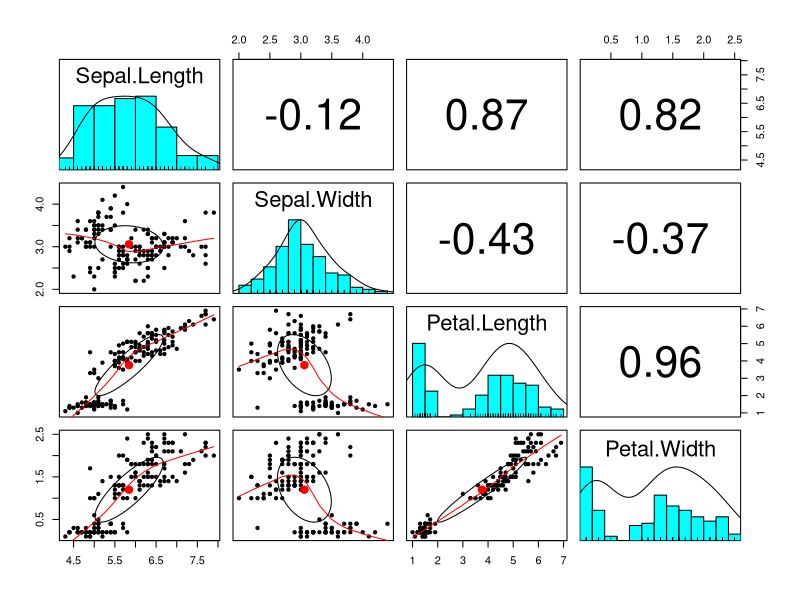
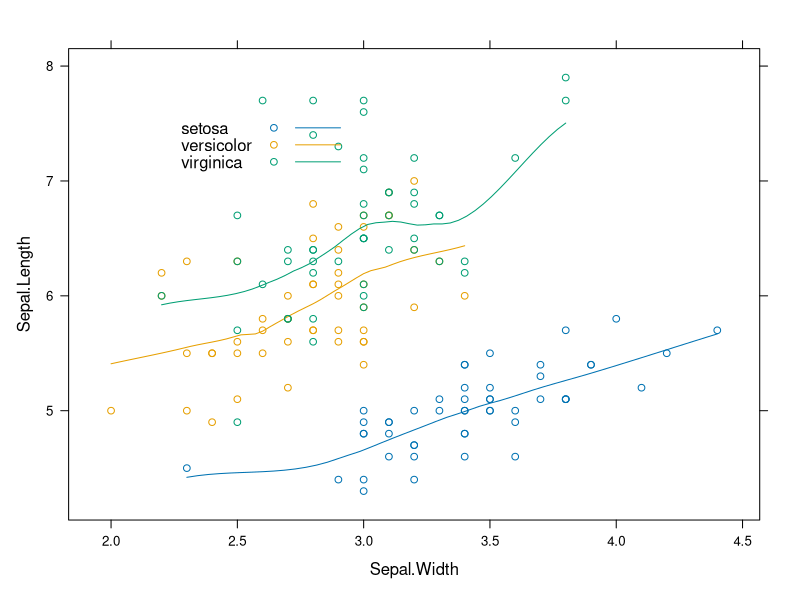
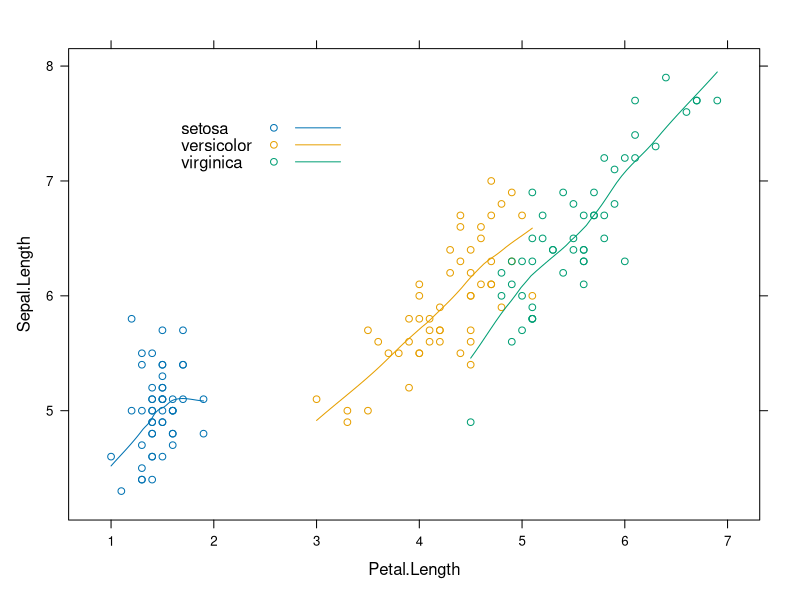
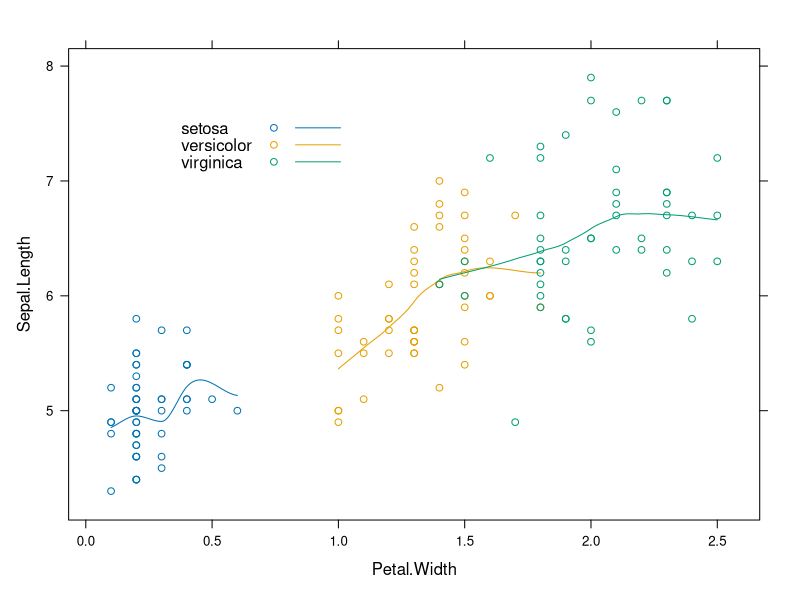
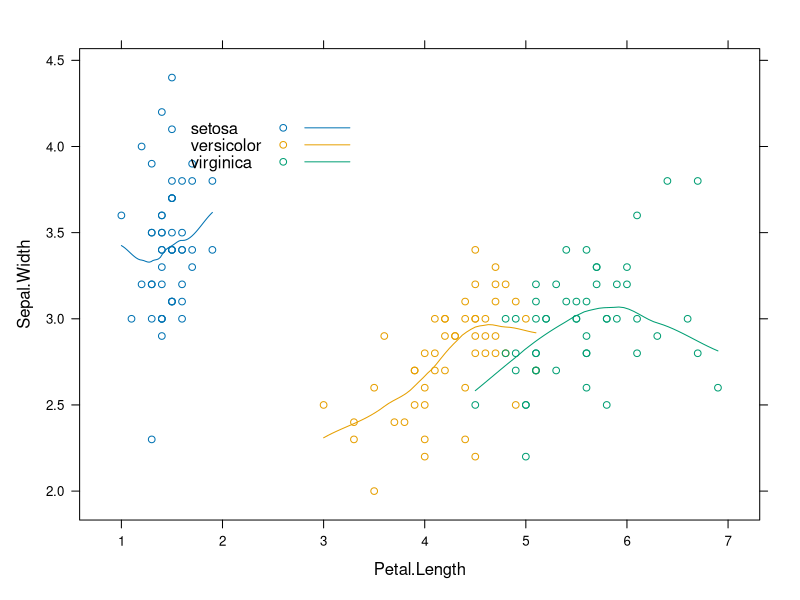
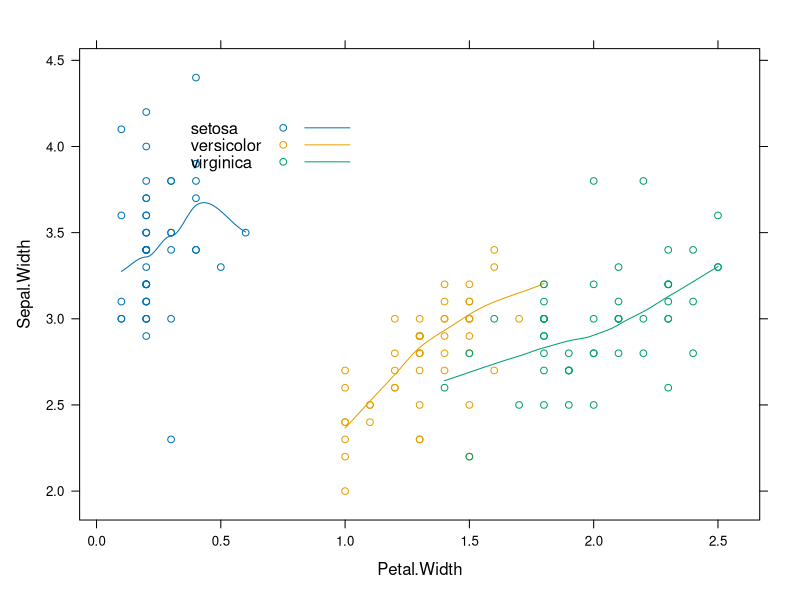
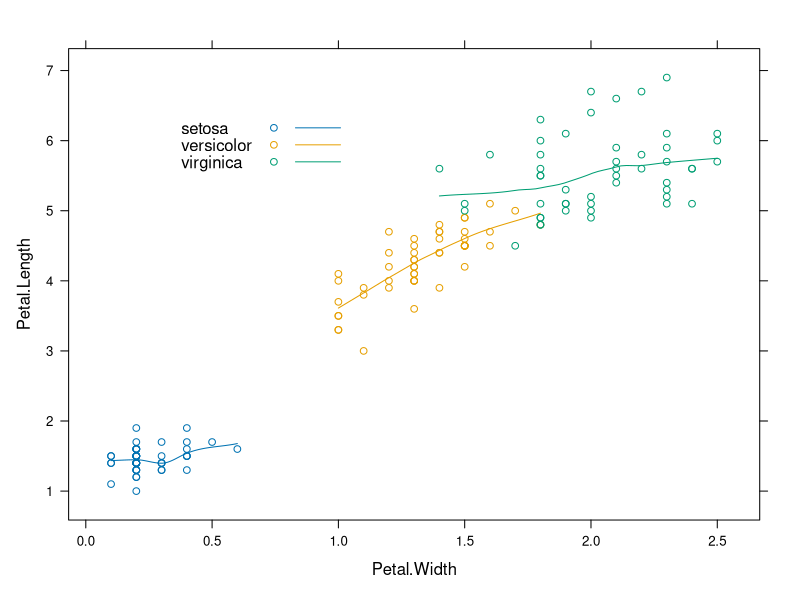

These figures' R source, in order:

#Short description: knn is a predictive modelling an instance based 
#learning algorithm capable to predict unseen data labels outcomes based on 
#previous values. In this simple example, i will use the iris dataset avalaible
#in R built in datasets package

#Step 1 : load and get to know your data

#load and check data structure
iris<-data.frame(datasets::iris)
dim(iris)
str(iris)
summary(iris)

#Step 2 : Exploratory analysis

#Visualize data to retrieve the main patterns
library(psych)
library(lattice)
pairs.panels(iris[,1:4])

xyplot(Sepal.Length ~ Sepal.Width, data=iris, groups=Species,
       panel=panel.superpose,
       type=c("p", "smooth"), span=0.75,
       auto.key=list(x=0.15, y=0.85, bty="l")
)

xyplot(Sepal.Length ~ Petal.Length, data=iris, groups=Species,
       panel=panel.superpose,
       type=c("p", "smooth"), span=0.75,
       auto.key=list(x=0.15, y=0.85, bty="l")
)

xyplot(Sepal.Length ~ Petal.Width, data=iris, groups=Species,
       panel=panel.superpose,
       type=c("p", "smooth"), span=0.75,
       auto.key=list(x=0.15, y=0.85, bty="l")
)

xyplot(Sepal.Width ~ Petal.Length, data=iris, groups=Species,
       panel=panel.superpose,
       type=c("p", "smooth"), span=0.75,
       auto.key=list(x=0.15, y=0.85, bty="l")
)

xyplot(Sepal.Width ~ Petal.Width, data=iris, groups=Species,
       panel=panel.superpose,
       type=c("p", "smooth"), span=0.75,
       auto.key=list(x=0.15, y=0.85, bty="l")
)

xyplot(Petal.Length ~ Petal.Width, data=iris, groups=Species,
       panel=panel.superpose,
       type=c("p", "smooth"), span=0.75,
       auto.key=list(x=0.15, y=0.85, bty="l")
)

#Print the correlation matrixes for each of the classes of the target variable:
#(Setosa, Versicolor,Virginica)

#overall correlation between numeric variables
cor(iris[,1:4]) 

# Return the values of iris levels
x=levels(iris$Species) 


#Print all the correlation matrixes by classes
# Setosa correlation matrix
print(x[1]) 
cor(iris[iris$Species==x[1],1:4])

# Versicolor correlation matrix
print(x[2]) 
cor(iris[iris$Species==x[2],1:4])

# Virginica correlation matrix
print(x[3]) 
cor(iris[iris$Species==x[3],1:4])

#look how data is shaped and distributed around species
round(prop.table(table(iris$Species)*100), digits=1)
summary(iris)

